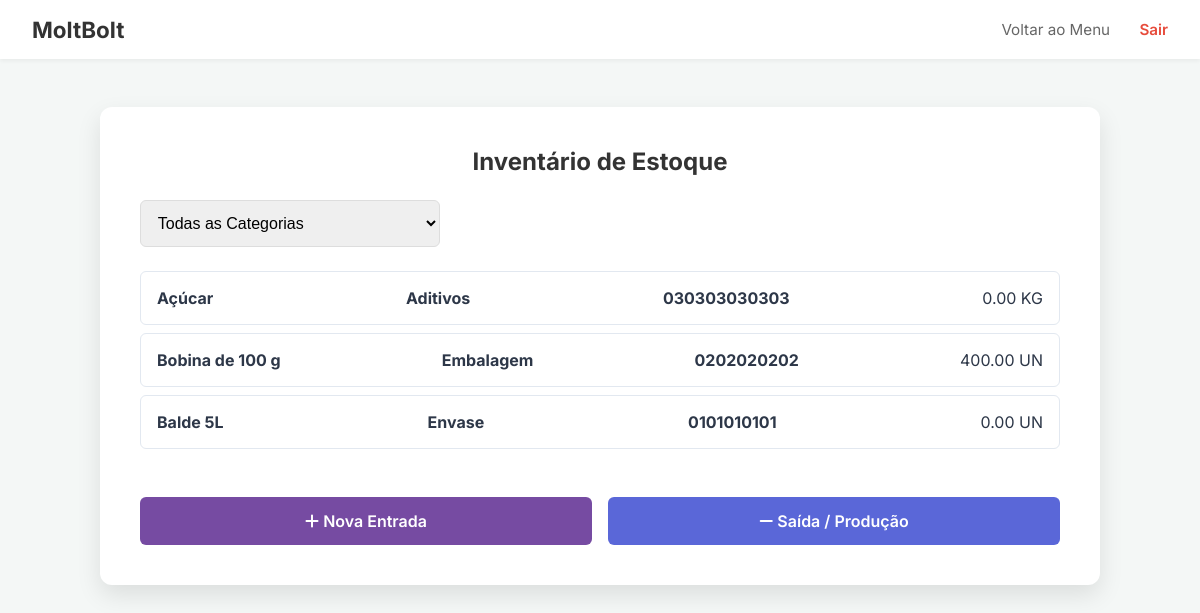
Screenshot of /estoque/ (signed in) with the database file from the repository.
### estoque/models.py (models this page shows, shortened)
class Produto(models.Model):
    nome = models.CharField(max_length=150)
    categoria = models.CharField(max_length=20, blank=True, null=True)
    cod_barras = models.CharField(max_length=50, blank=True, null=True, unique=True)
    unidade_medida = models.CharField(
        max_length=10,
        choices=[
            ('UN', 'Unidade'),
            ('KG', 'Quilo'),
            ('LT', 'Litro'),
            ('M', 'Metro'),
            ('CX', 'Caixa'),
            ('PC', 'Pacote'),
            ('ML', 'Mililitro'),
            ('M2', 'Metro Quadrado'),
            ('M3', 'Metro Cúbico'),
            ('G', 'Grama'),
        ]
    )
    quantidade = models.DecimalField(max_digits=10, decimal_places=2, default=0)

### estoque/views.py (the view)
# urls.py: path('', views.lista_produtos, name='lista_produtos'),
@login_required
def lista_produtos(request):
    categoria_filtro = request.GET.get('categoria')
    produtos = Produto.objects.all().order_by('categoria', 'nome')
    categorias = Produto.objects.exclude(categoria__isnull=True).exclude(categoria__exact='').values_list('categoria', flat=True).distinct().order_by('categoria')
    if categoria_filtro:
        produtos = produtos.filter(categoria=categoria_filtro)
    return render(request, 'estoque/estoque.html', {
        'produtos': produtos,
        'categorias': categorias,
        'categoria_filtro': categoria_filtro
    })

### estoque/templates/estoque/estoque.html (shortened to what this page needs)
{% load static %}
<!DOCTYPE html>
<html lang="pt-br">
<head>
    <link rel="stylesheet" href="{% static 'css/style.css' %}">
    <link rel="stylesheet" href="https://cdnjs.cloudflare.com/ajax/libs/font-awesome/6.4.0/css/all.min.css">
</head>
<body>
    <nav>
        <h2><a href="/">MoltBolt</a></h2>
        <div class="user-info">
            <a href="/menu/" style="margin-right: 15px;">Voltar ao Menu</a>
            <a href="/logout/" class="logout-link">Sair</a>
        </div>
    </nav>
    <div class="container">
        <div class="hero">
            <center><h2>Inventário de Estoque</h2></center>
            <form method="get" style="margin-bottom: 1.5rem;">
                <select name="categoria" onchange="this.form.submit()" style="max-width: 300px;">
                    <option value="">Todas as Categorias</option>
                </select>
            </form>
            <ul class="item-list">
                {% for produto in produtos %}
                    <li>
                        <strong>{{ produto.nome }} </strong>
                        <strong>{{ produto.categoria }}</strong>
                        <strong>{{ produto.cod_barras }}</strong>
                        <span>{{ produto.quantidade }} {{ produto.unidade_medida }}</span>
                    </li>
                {% empty %}
                    <li><p>Nenhum produto cadastrado.</p></li>
                {% endfor %}
            </ul>
            <div class="button-group">
                <a href="/estoque/entrada/" class="cta-button"><i class="fas fa-plus"></i> Nova Entrada</a>
                <a href="/producao/" class="cta-button btn-secondary"><i class="fas fa-minus"></i> Saída / Produção</a>
            </div>
        </div>
    </div>
</body>
</html>

### core/static/css/style.css (style rules this page uses)
body { font-family: 'Inter', sans-serif; margin: 0; padding: 0; box-sizing: border-box; background-color: #f4f7f6; color: #2d3748; }
nav { background: white; padding: 1rem 2rem; box-shadow: 0 2px 4px rgba(0,0,0,0.05); display: flex; justify-content: space-between; align-items: center; }
nav h2 { margin: 0; color: #333; font-size: 1.4rem; }
nav a { text-decoration: none; color: inherit; transition: transform 0.2s; display: inline-block; }
.user-info { color: #666; font-size: 0.95rem; }
.logout-link { color: #e74c3c; font-weight: 600; margin-left: 10px; }
.container { max-width: 1000px; margin: 3rem auto; padding: 0 1.5rem; }
.hero { background: white; padding: 2.5rem; border-radius: 12px; box-shadow: 0 10px 25px rgba(0,0,0,0.1); width: 100%; box-sizing: border-box; }
input, select { width: 100%; padding: 0.8rem; border: 1px solid #ddd; border-radius: 6px; box-sizing: border-box; font-size: 1rem; transition: border-color 0.3s; }
.cta-button, button[type="submit"] { width: 100%; padding: 0.9rem; background-color: #764ba2; color: white; border: none; border-radius: 6px; font-size: 1rem; font-weight: 600; cursor: pointer; margin-top: 1rem; transition: transform 0.2s; display: block; text-align: center; text-decoration: none; }
.button-group { margin-top: 2rem; display: flex; gap: 1rem; }
.btn-secondary { background-color: #5a67d8; }
.item-list { list-style: none; padding: 0; }
.item-list li { background: white; padding: 1rem; margin-bottom: 0.5rem; border-radius: 6px; border: 1px solid #e2e8f0; display: flex; justify-content: space-between; align-items: center; transition: transform 0.2s, box-shadow 0.2s; }
h2 { color: #333; margin-bottom: 1.5rem; margin-top: 0; }

### rows the page displays
Produto: nome "Açúcar", categoria "Aditivos", cod_barras "030303030303", quantidade "0.00", unidade_medida "KG"
Produto: nome "Bobina de 100 g", categoria "Embalagem", cod_barras "0202020202", quantidade "400.00", unidade_medida "UN"
Produto: nome "Balde 5L", categoria "Envase", cod_barras "0101010101", quantidade "0.00", unidade_medida "UN"
